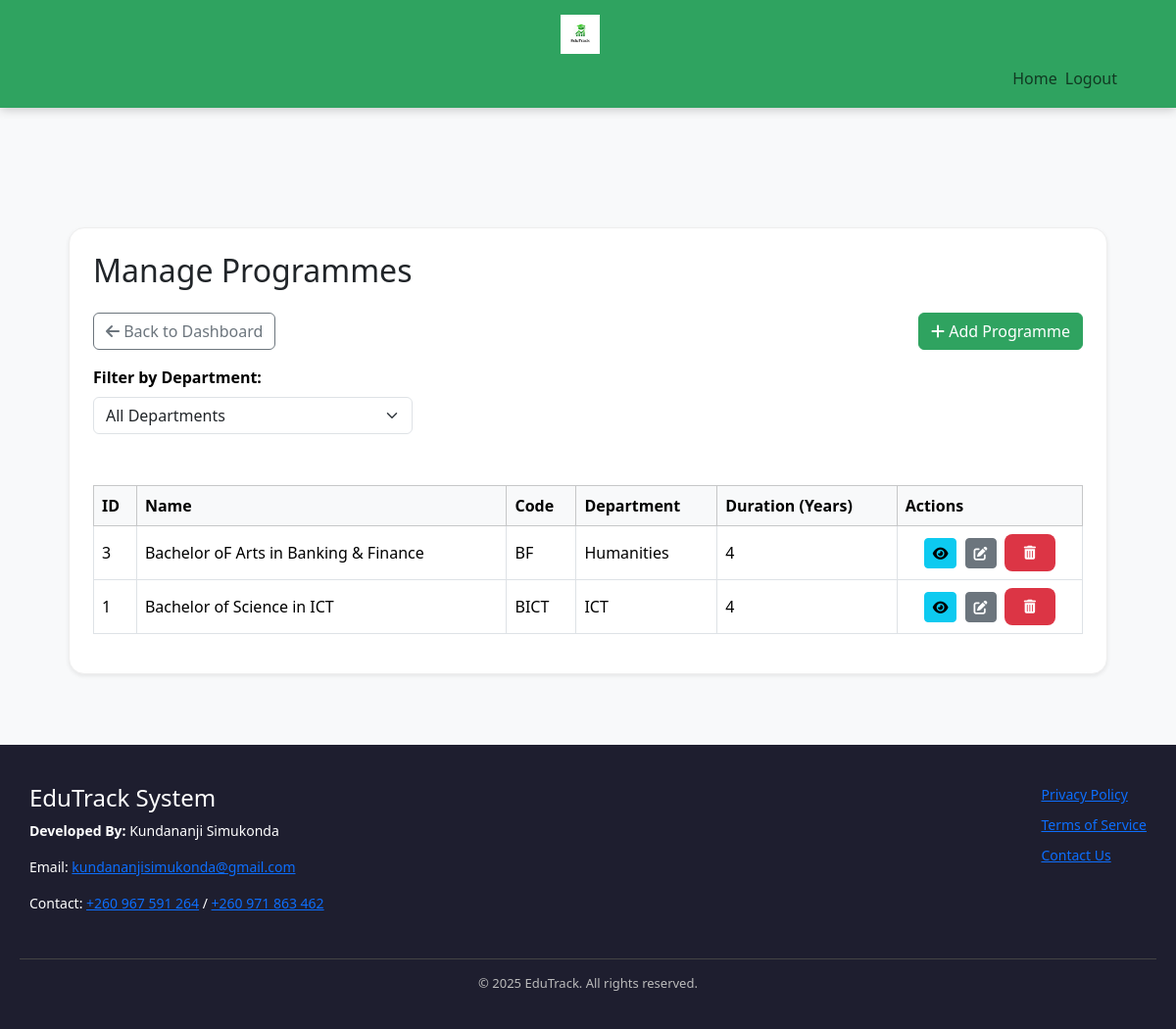
Page /pages/admin/manage_programmes.php (signed in) on the committed database.
### tables this page shows
CREATE TABLE `programmes` (
  `id` int(11) UNSIGNED NOT NULL,
  `name` varchar(255) NOT NULL,
  `code` varchar(50) NOT NULL,
  `department` varchar(255) NOT NULL,
  `duration` int(11) NOT NULL,
  `created_at` timestamp NOT NULL DEFAULT current_timestamp(),
  `updated_at` timestamp NOT NULL DEFAULT current_timestamp() ON UPDATE current_timestamp()
);

### pages/admin/manage_programmes.php (the view, shortened to what this page needs)
<?php
require_once '../../includes/db.php';
try {
    $query = "SELECT * FROM programmes";
    $params = [];
    $query .= " ORDER BY id DESC";
    $stmt = $pdo->prepare($query);
    $stmt->execute($params);
    $programmes = $stmt->fetchAll(PDO::FETCH_ASSOC);
} catch (PDOException $e) {
    error_log("Database error in manage_programmes.php: " . $e->getMessage());
    $_SESSION['error_message'] = "Could not fetch programme data. Please try again later.";
    $programmes = [];
}
?>
<!DOCTYPE html>
<html lang="en">
</head>
<body>
<?php require_once '../../includes/admin_navbar.php'; ?>
<main class="container py-4">
    <link href="https://cdn.jsdelivr.net/npm/bootstrap@5.3.3/dist/css/bootstrap.min.css" rel="stylesheet">
    <link rel="stylesheet" href="https://cdnjs.cloudflare.com/ajax/libs/font-awesome/6.4.0/css/all.min.css">
    <link rel="stylesheet" href="/edutrack/pages/admin/css/dashboard.css">
</head>
<body class="bg-light">
<div class="container py-5">
    <div class="card shadow-sm rounded-4 p-4">
        <h2 class="mb-4">Manage Programmes</h2>
                <div class="d-flex justify-content-between mb-3">
                    <a href="dashboard.php" class="btn btn-outline-secondary">
                        <i class="fas fa-arrow-left"></i> Back to Dashboard
                    </a>
                    <a href="add_programme.php" class="btn btn-success ms-2">
                        <i class="fas fa-plus"></i> Add Programme
                    </a>
                </div>
        <form method="GET" class="row g-3 mb-3">
            <div class="col-md-4">
                <label for="department" class="form-label">Filter by Department:</label>
                <select name="department" id="department" class="form-select" onchange="this.form.submit()">
                    <option value="">All Departments</option>
                </select>
            </div>
        </form>
        <div class="table-responsive">
            <table class="table table-bordered table-hover align-middle">
                <thead class="table-light">
                    <tr>
                        <th>ID</th>
                        <th>Name</th>
                        <th>Code</th>
                        <th>Department</th>
                        <th>Duration (Years)</th>
                        <th>Actions</th>
                    </tr>
                </thead>
                <tbody>
                    <?php if (!empty($programmes)): ?>
                        <?php foreach ($programmes as $programme): ?>
                            <tr>
                                <td><?= htmlspecialchars($programme['id']) ?></td>
                                <td><?= htmlspecialchars($programme['name']) ?></td>
                                <td><?= htmlspecialchars($programme['code']) ?></td>
                                <td><?= htmlspecialchars($programme['department']) ?></td>
                                <td><?= htmlspecialchars($programme['duration']) ?></td>
                                <td>
                                    <a href="view_programme.php?id=<?= $programme['id'] ?>" class="btn btn-info btn-sm me-1" title="View">
                                        <i class="fas fa-eye"></i>
                                    </a>
                                    <a href="edit_programme.php?id=<?= $programme['id'] ?>" class="btn btn-secondary btn-sm me-1" title="Edit">
                                        <i class="fas fa-edit"></i>
                                    </a>
                                    <form action="delete_programme.php" method="POST" class="d-inline"
                                          onsubmit="return confirm('Are you sure you want to delete this programme?');">
                                        <button type="submit" class="btn btn-danger btn-sm" title="Delete">
                                            <i class="fas fa-trash-alt"></i>
                                        </button>
                                    </form>
                                </td>
                            </tr>
                        <?php endforeach; ?>
                    <?php else: ?>
                        <tr>
                            <td colspan="6" class="text-center">No programmes found.</td>
                        </tr>
                    <?php endif; ?>
                </tbody>
            </table>
        </div>
    </div>
</div>
<?php require_once '../../includes/footer.php'; ?>
</body>
</html>

### pages/admin/css/dashboard.css (style rules this page uses)
:root { --primary-color: #2fa360; --primary-hover: #28a745; --danger-color: #dc3545; --danger-hover: #c82333; --background-light: #f9f9f9; --background-dark: #1e1e2f; --text-color: #000000; --text-light: #fff; --text-muted: #777; --border-color: #ddd; --border-light: #eee; --container-width: min(1200px, 95vw); --padding-sm: clamp(0.5rem, 2vw, 10px); --padding-md: clamp(1rem, 3vw, 20px); --padding-lg: clamp(2rem, 5vw, 40px); --gap-md: clamp(1rem, 3vw, 20px); --border-radius-sm: 8px; --border-radius-lg: 12px; --box-shadow-sm: 0 4px 6px rgba(0,0,0,0.1); --box-shadow-lg: 0 8px 12px rgba(0,0,0,0.15); --mobile-breakpoint: 768px; --transition-fast: 0.15s ease; --transition-base: 0.3s ease; --transition-slow: 0.5s ease; }
*, *::before, *::after { box-sizing: border-box; }
html, body { height: 100%; margin: 0; font-family: 'Segoe UI', Tahoma, Geneva, Verdana, sans-serif; color: var(--text-color); background-color: var(--background-light); display: flex; flex-direction: column; padding-top: 80px; scroll-behavior: smooth; }
.container { display: flex; flex-direction: column; justify-content: center; width: 100%; max-width: var(--container-width); margin-inline: auto; padding-inline: var(--padding-md); }
.btn-primary, .btn-danger, .download-btn, .action-btn, .back-link { border: none; border-radius: var(--border-radius-sm); cursor: pointer; font-weight: 600; transition: all var(--transition-base); text-decoration: none; display: inline-flex; align-items: center; gap: 6px; position: relative; overflow: hidden; }
.btn-primary::before, .btn-danger::before, .download-btn::before { content: ''; position: absolute; top: 50%; left: 50%; width: 0; height: 0; background: rgba(255, 255, 255, 0.2); border-radius: 50%; transition: all 0.6s ease; transform: translate(-50%, -50%); }
.btn-danger { background-color: var(--danger-color) !important; color: var(--text-light) !important; border-color: var(--danger-color) !important; padding: 10px 16px; }
form label { font-weight: 600; margin-bottom: 4px; display: block; color: #000000; }
form input, form select, form textarea { width: 100%; padding: 10px 14px; margin: 8px 0 16px 0; border-radius: var(--border-radius-sm); border: 2px solid var(--border-color); font-size: 14px; transition: all var(--transition-fast); color: #000000; background: white; }
form button[type="submit"] { background-color: var(--primary-color); color: var(--text-light); padding: 12px 20px; border: none; border-radius: var(--border-radius-sm); cursor: pointer; font-weight: 600; transition: all var(--transition-base); }
.data-table, table { width: 100%; border-collapse: collapse; margin-top: 20px; }
.data-table th, .data-table td, table th, table td { padding: 12px 15px; text-align: left; border-bottom: 1px solid var(--border-light); color: #000000; transition: background-color var(--transition-fast); }
.data-table thead, table thead { background-color: var(--border-light); }
.data-table th, table th { font-weight: bold; color: #000000; }
.data-table td:last-child, table td:last-child { text-align: center; }
.btn-success, .bg-success { background-color: var(--primary-color) !important; border-color: var(--primary-color) !important; }
.table thead { background-color: var(--primary-color) !important; color: var(--text-light) !important; }
.card { border-radius: var(--border-radius-lg); box-shadow: var(--box-shadow-sm); border: 1px solid var(--border-light); transition: all var(--transition-base); }
.container-fluid, .container { max-width: var(--container-width); }

### rows in the picture
programmes: id "3", name "Bachelor oF Arts in Banking & Finance", code "BF", department "Humanities", duration "4"
programmes: id "1", name "Bachelor of Science in ICT", code "BICT", department "ICT", duration "4"
